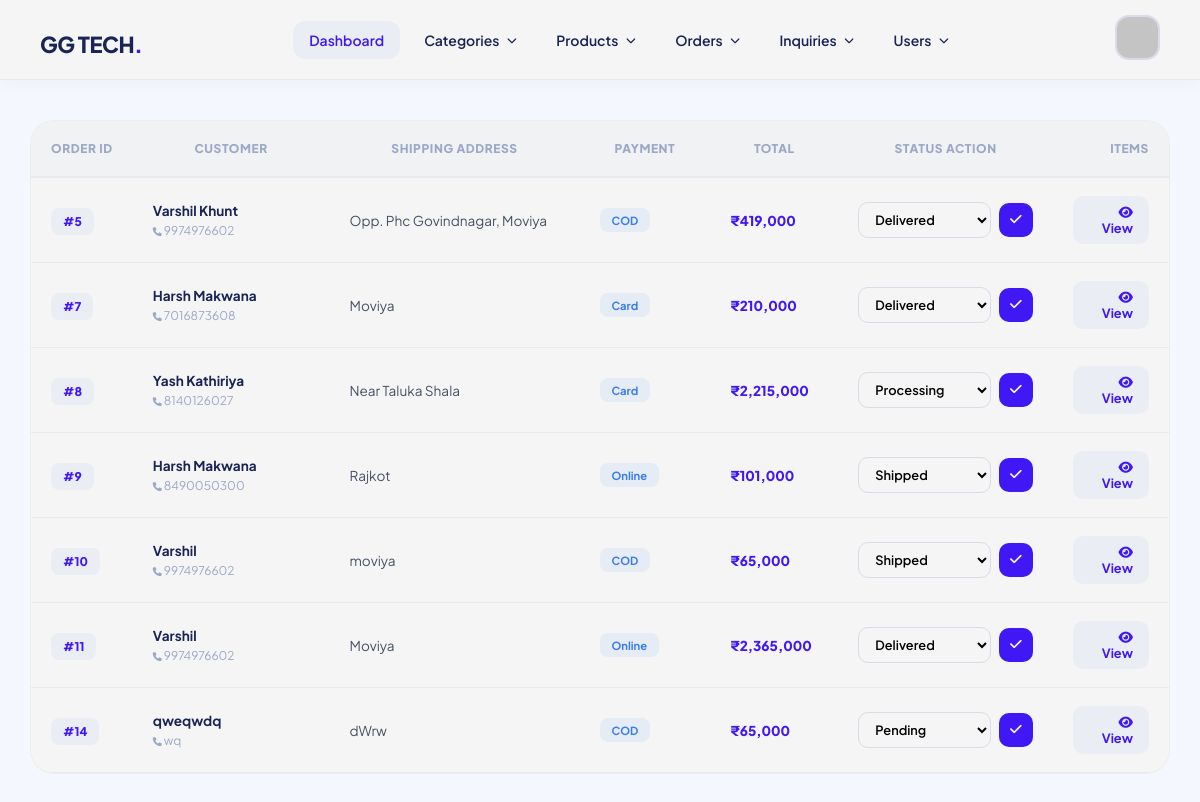
The app's page /admin/view_orders.php (signed in) with its own data.
### tables this page shows
CREATE TABLE `orders` (
  `order_id` int(11) NOT NULL,
  `user_id` int(11) NOT NULL,
  `shipping_name` varchar(255) NOT NULL,
  `address` varchar(255) NOT NULL,
  `contact` varchar(255) NOT NULL,
  `payment_method` varchar(255) NOT NULL,
  `total_amount` varchar(255) NOT NULL,
  `status` varchar(50) DEFAULT 'Pending'
);

### admin/config.php (called while the page is built, shortened)
<?php
	function get($db, $fldlist, $tblname, $condition, $ord)
	{
		return mysqli_query($db,"SELECT $fldlist FROM $tblname $condition $ord");
	}
?>

### admin/view_orders.php (the view, shortened to what this page needs)
<?php
include "header.php";
$orders = get($db,"*","orders","","");
?>
<!DOCTYPE html>
<html lang="en">
<head>
    <link rel="stylesheet" href="https://cdnjs.cloudflare.com/ajax/libs/font-awesome/6.0.0/css/all.min.css">
</head>
<body class="admin-bg">
<div class="admin-container">
    <div class="table-responsive custom-table-container shadow-sm">
        <table class="table">
            <thead>
                <tr>
                    <th class="col-id">Order ID</th>
                    <th class="col-customer">Customer</th>
                    <th class="col-address">Shipping Address</th>
                    <th class="col-payment">Payment</th>
                    <th class="col-total">Total</th>
                    <th class="col-status">Status Action</th>
                    <th class="col-action">Items</th>
                </tr>
            </thead>
            <tbody>
                <?php while($order = mysqli_fetch_assoc($orders)) { ?>
                <tr>
                    <td class="col-id">
                        <span class="order-id-badge">#<?php echo $order['order_id']; ?></span>
                    </td>
                    <td class="col-customer">
                        <span class="customer-name"><?php echo $order['shipping_name']; ?></span>
                        <span class="customer-phone">
                            <i class="fa-solid fa-phone me-1" style="font-size: 9px;"></i>
                            <?php echo $order['contact']; ?>
                        </span>
                    </td>
                    <td class="col-address">
                        <div class="text-truncate-address" title="<?php echo $order['address']; ?>">
                            <?php echo $order['address']; ?>
                        </div>
                    </td>
                    <td class="col-payment">
                        <span class="badge-payment"><?php echo $order['payment_method']; ?></span>
                    </td>
                    <td class="col-total">
                        <span class="fw-800 text-accent">₹<?php echo number_format($order['total_amount'], 0); ?></span>
                    </td>
                    <td class="col-status">
                        <form method="post" action="update_order_status.php" class="status-form">
                            <select name="status" class="status-select">
                                <option value="Pending" <?php if($order['status']=='Pending') echo 'selected'; ?>>Pending</option>
                                <option value="Processing" <?php if($order['status']=='Processing') echo 'selected'; ?>>Processing</option>
                                <option value="Shipped" <?php if($order['status']=='Shipped') echo 'selected'; ?>>Shipped</option>
                                <option value="Delivered" <?php if($order['status']=='Delivered') echo 'selected'; ?>>Delivered</option>
                            </select>
                            <button type="submit" class="btn-update-status">
                                <i class="fa-solid fa-check"></i>
                            </button>
                        </form>
                    </td>
                    <td class="col-action">
                        <a class="btn-view-items" href="order_items.php?item=<?php echo $order['order_id']; ?>">
                            <i class="fa-solid fa-eye me-1"></i> View
                        </a>
                    </td>
                </tr>
                <?php } ?>
            </tbody>
        </table>
    </div>
</div>
</body>
</html>

### admin/header.php (style rules this page uses)
body { filter: brightness(96%); }
:root { --accent: #4318ff; --text-main: #1b2559; --text-muted: #a3aed0; --white: #ffffff; --bg-hover: #f4f7fe; }
* { margin: 0; padding: 0; box-sizing: border-box; font-family: 'Plus Jakarta Sans', sans-serif; }

### admin/view_orders.php (style rules this page uses)
body { filter: brightness(96%); }
:root { --accent: #4318ff; --bg-light: #f4f7fe; --text-main: #1b2559; --text-muted: #a3aed0; --border-color: #f1f5f9; }
body.admin-bg { background-color: var(--bg-light); font-family: 'Plus Jakarta Sans', sans-serif; color: var(--text-main); margin: 0; }
.admin-container { max-width: 1400px; margin: 40px auto; padding: 0 30px; }
.custom-table-container { background: #fff; border-radius: 24px; border: 1px solid rgba(0,0,0,0.03); overflow: hidden; }
.table { width: 100%; border-collapse: collapse; margin-bottom: 0; }
.table thead th { background-color: #fafcfe; color: var(--text-muted); font-size: 0.75rem; text-transform: uppercase; letter-spacing: 0.05em; font-weight: 800; padding: 20px; border-bottom: 2px solid var(--border-color); white-space: nowrap; }
.table tbody td { padding: 18px 20px; vertical-align: middle; border-bottom: 1px solid var(--border-color); font-size: 0.85rem; }
.col-id { width: 100px; }
.col-customer { width: 220px; }
.col-address { min-width: 250px; }
.col-payment { width: 140px; }
.col-total { width: 130px; }
.col-status { width: 220px; }
.col-action { width: 120px; text-align: right; }
.order-id-badge { background: #f4f7fe; color: var(--accent); padding: 6px 12px; border-radius: 8px; font-weight: 800; font-size: 0.75rem; }
.customer-name { display: block; font-weight: 700; color: var(--text-main); margin-bottom: 2px; }
.customer-phone { font-size: 0.75rem; color: var(--text-muted); }
.text-truncate-address { max-width: 350px; white-space: nowrap; overflow: hidden; text-overflow: ellipsis; color: #4A5568; }
.badge-payment { background: #eff6ff; color: #3b82f6; padding: 5px 12px; border-radius: 8px; font-size: 0.7rem; font-weight: 700; display: inline-block; }
.fw-800 { font-weight: 800; }
.text-accent { color: var(--accent); }
.status-form { display: flex; align-items: center; gap: 8px; }
.status-select { padding: 8px 12px; border-radius: 10px; border: 1px solid #e0e5f2; font-size: 0.8rem; font-weight: 600; background-color: #fff; flex-grow: 1; cursor: pointer; }
.btn-update-status { background: var(--accent); color: white; border: none; width: 34px; height: 34px; border-radius: 10px; display: flex; align-items: center; justify-content: center; transition: all 0.2s; flex-shrink: 0; }
.btn-view-items { color: var(--accent); background: #f4f7fe; padding: 8px 16px; border-radius: 10px; font-size: 0.8rem; font-weight: 700; text-decoration: none; transition: all 0.2s; display: inline-block; }

### records on screen
orders: order_id "5", shipping_name "Varshil Khunt", contact "9974976602", address "Opp. Phc Govindnagar, Moviya", payment_method "COD", total_amount "419,000", status "Delivered"
orders: order_id "7", shipping_name "Harsh Makwana", contact "7016873608", address "Moviya", payment_method "Card", total_amount "210,000", status "Delivered"
orders: order_id "8", shipping_name "Yash Kathiriya", contact "8140126027", address "Near Taluka Shala", payment_method "Card", total_amount "2,215,000", status "Processing"
orders: order_id "9", shipping_name "Harsh Makwana", contact "8490050300", address "Rajkot", payment_method "Online", total_amount "101,000", status "Shipped"
orders: order_id "10", shipping_name "Varshil", contact "9974976602", address "moviya", payment_method "COD", total_amount "65,000", status "Shipped"
orders: order_id "11", shipping_name "Varshil", contact "9974976602", address "Moviya", payment_method "Online", total_amount "2,365,000", status "Delivered"
orders: order_id "14", shipping_name "qweqwdq", contact "wq", address "dWrw", payment_method "COD", total_amount "65,000", status "Pending"
